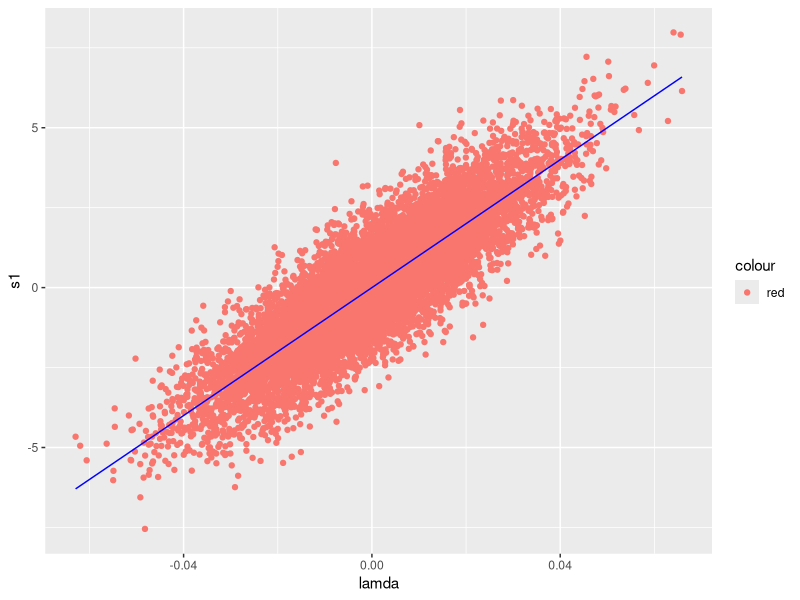
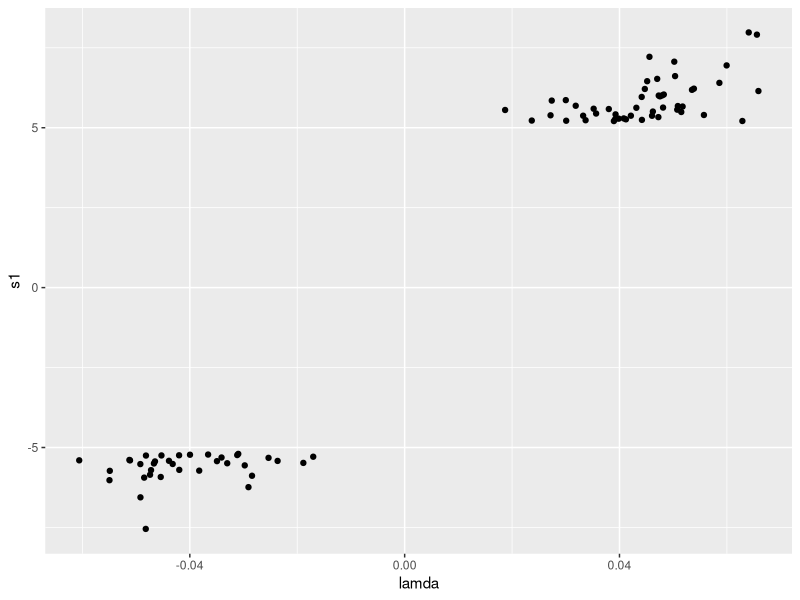

Here is the R script that generated these plots, in order:
library(tidyverse)


#pulling lamda from normal distrubtion 
tempSd<-sqrt(3)
N=10000
sampleSize=10000
lamda <- rnorm(n=N, mean=0, sd=tempSd/sqrt(sampleSize))


results<-matrix(nrow=N, ncol=3)

for(i in 1:N){
  results[i,1] = lamda[i]
  results[i,c(2,3)] <- rnorm(n=2,mean=lamda[i]*sqrt(sampleSize),sd=1)
}


results.data=as.data.frame(results)
colnames(results.data)=c("lamda", "s1", "s2")

true_lambda <- function(lambda){
  lambda*sqrt(sampleSize)
}

#den_init_lambda <- density(results.data$lamda)
#plot(den_init_lambda)

#plot(results.data[,c(1,2)])
s1VSlamda<-ggplot(data = results.data, mapping = aes(x = lamda, y = s1,colour="red")) +geom_point()
s1VSlamda <- s1VSlamda + stat_function(fun=true_lambda,geom="line",colour="blue")
ggsave(filename="s1_VS_lambda.jpg")

#den_lambda = density(filter(results.data,s1>5.2 | s1<(-5.2) && lamda>0)$s1)
#den_lambda = density(filter(results.data,s1>5.2 | s1<(-5.2))$lamda)
#plot(den_lambda)

sig_stats<-ggplot(data = filter(results.data, s1>5.2 | s1<(-5.2)), mapping = aes(x = lamda, y = s1)) +geom_point()
ggsave(filename="lambda_significant_stats.jpg")
#s1 is the colums 
#s2 is the rows
cont_table = matrix(c(0,0,0,0),nrow=2,ncol=2)
for (i in 1:N){
  boolS1=(results[i,2] > 5.2 | results[i,2] < -5.2)
  boolS2=(results[i,3] > 5.2 | results[i,3] < -5.2)
  if (boolS1 && boolS2){
    cont_table[2,2] <- cont_table[2,2]+1
  }else if (!boolS1 && boolS2){
    cont_table[2,1] <- cont_table[2,1]+1
  }else if (boolS1 && (!boolS2)){
    cont_table[1,2] <- cont_table[1,2]+1
  }else{
    cont_table[1,1] <- cont_table[1,1]+1
  }
}


